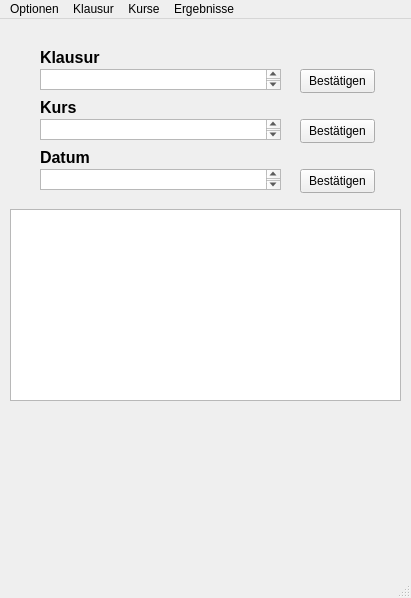
<?xml version="1.0" encoding="UTF-8"?>
<ui version="4.0">
 <class>MainWindow</class>
 <widget class="QMainWindow" name="MainWindow">
  <property name="geometry">
   <rect>
    <x>0</x>
    <y>0</y>
    <width>411</width>
    <height>598</height>
   </rect>
  </property>
  <property name="windowTitle">
   <string>MainWindow</string>
  </property>
  <widget class="QWidget" name="centralwidget">
   <widget class="QLabel" name="klausur_auswaehlen_label">
    <property name="geometry">
     <rect>
      <x>40</x>
      <y>30</y>
      <width>71</width>
      <height>16</height>
     </rect>
    </property>
    <property name="font">
     <font>
      <pointsize>12</pointsize>
      <bold>true</bold>
     </font>
    </property>
    <property name="text">
     <string>Klausur</string>
    </property>
   </widget>
   <widget class="QLabel" name="kurs_auswaehlen_label">
    <property name="geometry">
     <rect>
      <x>40</x>
      <y>80</y>
      <width>71</width>
      <height>16</height>
     </rect>
    </property>
    <property name="font">
     <font>
      <pointsize>12</pointsize>
      <bold>true</bold>
     </font>
    </property>
    <property name="text">
     <string>Kurs</string>
    </property>
   </widget>
   <widget class="QTextEdit" name="datum_textEdit">
    <property name="geometry">
     <rect>
      <x>40</x>
      <y>150</y>
      <width>241</width>
      <height>21</height>
     </rect>
    </property>
   </widget>
   <widget class="QLabel" name="datum_label">
    <property name="geometry">
     <rect>
      <x>40</x>
      <y>130</y>
      <width>71</width>
      <height>16</height>
     </rect>
    </property>
    <property name="font">
     <font>
      <pointsize>12</pointsize>
      <bold>true</bold>
     </font>
    </property>
    <property name="text">
     <string>Datum</string>
    </property>
   </widget>
   <widget class="QTableView" name="bewertung_eingabe_tableView">
    <property name="geometry">
     <rect>
      <x>10</x>
      <y>190</y>
      <width>391</width>
      <height>192</height>
     </rect>
    </property>
   </widget>
   <widget class="QPushButton" name="datum_bestaetigen_pushButton">
    <property name="geometry">
     <rect>
      <x>300</x>
      <y>150</y>
      <width>75</width>
      <height>24</height>
     </rect>
    </property>
    <property name="text">
     <string>Bestätigen</string>
    </property>
   </widget>
   <widget class="QPushButton" name="kurs_bestaetigen_pushButton">
    <property name="geometry">
     <rect>
      <x>300</x>
      <y>100</y>
      <width>75</width>
      <height>24</height>
     </rect>
    </property>
    <property name="text">
     <string>Bestätigen</string>
    </property>
   </widget>
   <widget class="QPushButton" name="klausur_bestaetigen_pushButton">
    <property name="geometry">
     <rect>
      <x>300</x>
      <y>50</y>
      <width>75</width>
      <height>24</height>
     </rect>
    </property>
    <property name="text">
     <string>Bestätigen</string>
    </property>
   </widget>
   <widget class="QTextEdit" name="klausur_auswaehlen_textEdit">
    <property name="geometry">
     <rect>
      <x>40</x>
      <y>50</y>
      <width>241</width>
      <height>21</height>
     </rect>
    </property>
   </widget>
   <widget class="QTextEdit" name="kurs_auswaehlen_textEdit">
    <property name="geometry">
     <rect>
      <x>40</x>
      <y>100</y>
      <width>241</width>
      <height>21</height>
     </rect>
    </property>
   </widget>
  </widget>
  <widget class="QMenuBar" name="menubar">
   <property name="geometry">
    <rect>
     <x>0</x>
     <y>0</y>
     <width>411</width>
     <height>22</height>
    </rect>
   </property>
   <widget class="QMenu" name="menuOptionen">
    <property name="title">
     <string>Optionen</string>
    </property>
    <addaction name="actionBeenden"/>
   </widget>
   <widget class="QMenu" name="menuKlausur">
    <property name="title">
     <string>Klausur</string>
    </property>
    <addaction name="actionBearbeiten_2"/>
    <addaction name="actionHinzuf_gen"/>
   </widget>
   <widget class="QMenu" name="menuKurse">
    <property name="title">
     <string>Kurse</string>
    </property>
    <addaction name="actionAnsehen"/>
   </widget>
   <widget class="QMenu" name="menuErgebnisse">
    <property name="title">
     <string>Ergebnisse</string>
    </property>
    <addaction name="actionAnzeigen"/>
   </widget>
   <addaction name="menuOptionen"/>
   <addaction name="menuKlausur"/>
   <addaction name="menuKurse"/>
   <addaction name="menuErgebnisse"/>
  </widget>
  <widget class="QStatusBar" name="statusbar"/>
  <action name="actionAusw_hlen">
   <property name="text">
    <string>Auswählen</string>
   </property>
  </action>
  <action name="actionErstellen">
   <property name="text">
    <string>Erstellen</string>
   </property>
  </action>
  <action name="actionL_schen">
   <property name="text">
    <string>Löschen</string>
   </property>
  </action>
  <action name="actionAusw_hlen_2">
   <property name="text">
    <string>Auswählen</string>
   </property>
  </action>
  <action name="actionErstellen_2">
   <property name="text">
    <string>Erstellen</string>
   </property>
  </action>
  <action name="actionBearbeiten">
   <property name="text">
    <string>Bearbeiten</string>
   </property>
  </action>
  <action name="actionBearbeiten_2">
   <property name="text">
    <string>Ansehen</string>
   </property>
  </action>
  <action name="actionAnzeigen">
   <property name="text">
    <string>Ansehen</string>
   </property>
  </action>
  <action name="actionAnsehen">
   <property name="text">
    <string>Ansehen</string>
   </property>
  </action>
  <action name="actionHinzuf_gen">
   <property name="text">
    <string>Hinzufügen</string>
   </property>
  </action>
  <action name="actionBeenden">
   <property name="text">
    <string>Beenden</string>
   </property>
  </action>
 </widget>
 <resources/>
 <connections>
  <connection>
   <sender>actionBeenden</sender>
   <signal>triggered()</signal>
   <receiver>MainWindow</receiver>
   <slot>close()</slot>
   <hints>
    <hint type="sourcelabel">
     <x>-1</x>
     <y>-1</y>
    </hint>
    <hint type="destinationlabel">
     <x>233</x>
     <y>299</y>
    </hint>
   </hints>
  </connection>
 </connections>
</ui>
